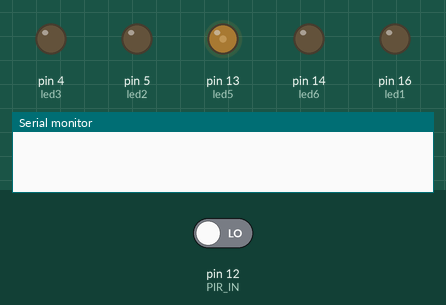
Recording of a sketch running on a simulated Arduino Uno, built with avr-gcc and run on an emulated ATmega328P. Shown: output pins drawn as LEDs (lit = HIGH), the last lines printed to the serial monitor. Inputs (shaded band) come from the test bench; at power-on: pin 12 (PIR_IN) LOW. Pins used as bus, display or sensor lines are not drawn.

Above: at 1.2 s.
1.3 s: pin 12 (PIR_IN) driven HIGH
At 2.3 s:
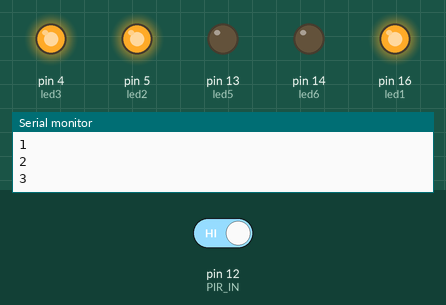
At 3.6 s:
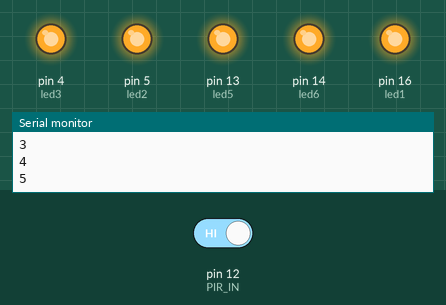
4.3 s: pin 12 (PIR_IN) driven LOW
At 6.11 s:
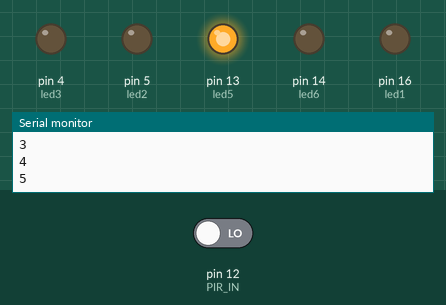
Timing chart, 0 to 7.6 s (numbered marks = the images above; inputs shaded):
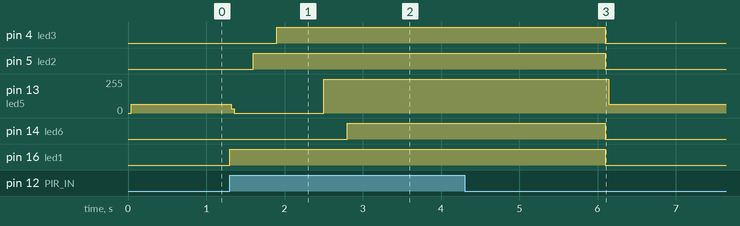

Measured:
- after the input at 1.3 s, pin 4 (led3): LOW → HIGH after 0.60 s; pin 5 (led2): LOW → HIGH after 0.30 s; pin 13 (led5): 67/255 → 0/255 at once, → 255/255 1.2 s later; pin 14 (led6): LOW → HIGH after 1.5 s; pin 16 (led1): LOW → HIGH at once
- after the input at 4.3 s, pin 4 (led3), pin 5 (led2), pin 14 (led6): goes on until 6.1 s, then stays LOW; pin 16 (led1): HIGH → LOW after 1.8 s

The sketch:

PIR_Sensor_6_Serial.ino
```cpp
int PIR_IN = 12; // Pin D6
// # define LED_OUT LED_BUILTIN // Pin D7
int led1 = 16;// pin D0
int led2 = 5;// pin D1
int led3 = 4;// pin D2
int led4 = 0;// pin D3
int led5 = 13;// pin D4
int led6 = 14; // pin D5

int led_stair_arr[] = {led1, led2, led3, led4, led5,led6};

void setup() {
  // put your setup code here, to run once:

  pinMode(PIR_IN, INPUT);

  pinMode(led1, OUTPUT);
  pinMode(led2,OUTPUT);
  pinMode(led3,OUTPUT);
  pinMode(led4,OUTPUT);
  pinMode(led5,OUTPUT);
  pinMode(led6,OUTPUT);

  Serial.begin(9600);
  reset_LED();
}

void led_staircase()
{
  for (int i = 0 ; i < 6 ; i++)
  {
    digitalWrite(led_stair_arr[i], HIGH);
    Serial.println(i);
    delay(300);
  }
}

void reset_LED()
{
  for (int i = 0 ; i < 6 ; i++)
    digitalWrite(led_stair_arr[i], LOW);

}

void loop() {

  bool PIR_val = digitalRead(PIR_IN);

  if(PIR_val == HIGH)
  {
    digitalWrite(LED_BUILTIN, LOW);
    Serial.println("Motion Detected");

    led_staircase();
    delay(3000);

    reset_LED();
  }
  else
  {
    digitalWrite(LED_BUILTIN, HIGH);
    // Serial.println("Motion NOT Detected");
  }

  digitalWrite(led5, LOW);

  // delay(1000);
  // put your main code here, to run repeatedly:

}
```
